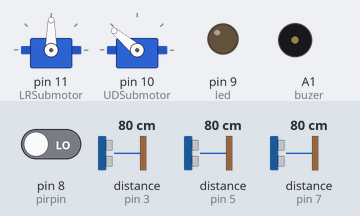
A sketch run on a simulated Arduino Uno, built with avr-gcc and run on an emulated ATmega328P. Parts: 2 × servo, output pins drawn as LEDs (lit = HIGH), buzzer (waves = sounding). Wiring (inferred from the names in the program): 3 × ultrasonic range finder: trigger pin 2, echo pin 3 / trigger pin 4, echo pin 5 / trigger pin 6, echo pin 7. Dashed ring = blinking. The inputs (shaded band) are chosen by the test bench; at power-on: distance to the obstacle (sensors on pin 3, pin 5, pin 7) 80 cm, pin 8 (pirpin) LOW. The echo pulse lasts 58.3 µs per cm; pins used as bus, display or sensor lines are not drawn; what the sketch prints to the serial monitor is not drawn.

Above: at 1.2 s.
1.3 s: distance to the obstacle (sensor on pin 3) set to 85 cm
4.3 s: pin 8 (pirpin) driven HIGH
At 4.52 s:
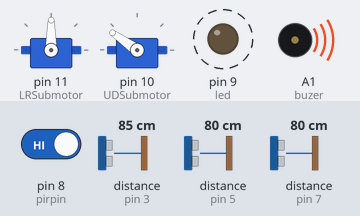
7.3 s: distance to the obstacle (sensor on pin 3) set to 2 cm
At 7.98 s:
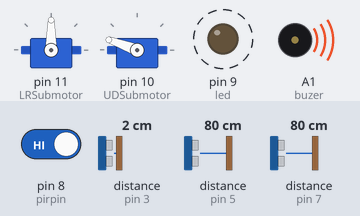
10.3 s: pin 8 (pirpin) driven LOW
At 11.4 s:
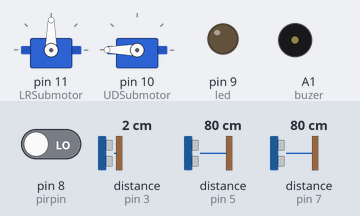
12.3 s: distance to the obstacle (sensor on pin 3) set to 97 cm
13.8 s: distance to the obstacle (sensor on pin 3) set to 105 cm
At 18.2 s:
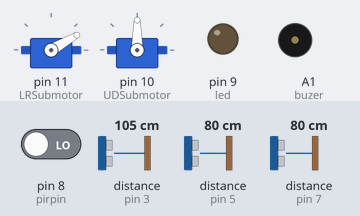
Timing chart, 0 to 19.3 s (numbered marks = the images above; inputs shaded):
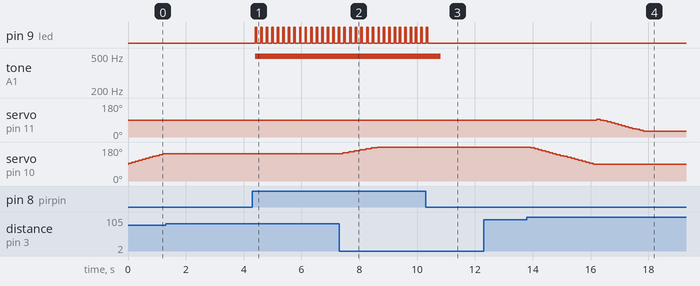

The sketch:

THREE_MOTION_TRACKING__1_.ino
```cpp
#include <Servo.h>
#include <SoftwareSerial.h>
//HC-06 시리얼창에서 "line ending 없음" 설정할것

Servo LRSubmotor; // 좌우 서보모터
Servo UDSubmotor; // 상하 서보모터

const int Tx = 12;//전송 보내는핀
const int Rx = 13;//수신 받는핀
SoftwareSerial BtSerial(Tx,Rx);

const int trigPin_R = 6; // 오른쪽 초음파 센서 trigPin
const int echoPin_R = 7; // 오른쪽 초음파 센서 echoPin

const int trigPin_L = 4; // 왼쪽 초음파 센서 trigPin
const int echoPin_L = 5; // 왼쪽 초음파 센서 echoPin

const int trigPin_T = 2; // 위쪽 초음파 센서 trigPin
const int echoPin_T = 3; // 위쪽 초음파 센서 echoPin

const int pirpin = 8; // pir센서가 연결된 핀번호
const int led = 9; // led 핀
const int buzer = A1; // 부저핀

int posLR = 90; // 좌우 서보모터 각도 초기값
int posUD = 90; // 상하 서보모터 각도 초기값

const int threshold = 100; // 한계 거리
bool objectDetected = false; // 물체 감지 여부
const int smoothingSamples = 3; // 평균을 위한 샘플 수 3

float distances[3][smoothingSamples] = {0}; // 센서별 거리값 저장 [센서][시간]
int sampleIndex = 0; // 현재 샘플 인덱스

// 함수 선언
float measureDistance(int trigPin, int echoPin);
float averageDistance(float *values);
void followObject(float avgL, float avgR, float avgT);

void setup() {
  Serial.begin(9600);

  LRSubmotor.attach(11); // 좌우 서보모터 핀
  UDSubmotor.attach(10); // 상하 서보모터 핀

  LRSubmotor.write(posLR);
  UDSubmotor.write(posUD);

  pinMode(pirpin,INPUT);
  pinMode(led,OUTPUT);
  pinMode(buzer,OUTPUT);

  pinMode(trigPin_L, OUTPUT);
  pinMode(echoPin_L, INPUT);

  pinMode(trigPin_R, OUTPUT);
  pinMode(echoPin_R, INPUT);

  pinMode(trigPin_T, OUTPUT);
  pinMode(echoPin_T, INPUT);

  Serial.begin(9600);
  BtSerial.begin(9600);
}

void loop() {
  // 초음파 거리 측정 및 저장
  distances[0][sampleIndex] = measureDistance(trigPin_L, echoPin_L); // Left
  distances[1][sampleIndex] = measureDistance(trigPin_R, echoPin_R); // Right
  distances[2][sampleIndex] = measureDistance(trigPin_T, echoPin_T); // Top

  // 샘플 인덱스 갱신
  sampleIndex = (sampleIndex + 1) % smoothingSamples;

  // 평균값 계산
  float avgL = averageDistance(distances[0]);
  float avgR = averageDistance(distances[1]);
  float avgT = averageDistance(distances[2]);

  Serial.print("Avg Left: "); Serial.print(avgL); Serial.print(" cm, ");
  Serial.print("Avg Right: "); Serial.print(avgR); Serial.print(" cm, ");
  Serial.print("Avg Top: "); Serial.println(avgT);

  // 물체의 위치를 기준으로 모터 제어
  followObject(avgL, avgR, avgT);

  motion_tracking(); // pir센서로 동작 추적

  delay(100); // 물체 추적 속도 조절
}

float measureDistance(int trigPin, int echoPin) {
  digitalWrite(trigPin, LOW);
  delayMicroseconds(2);
  digitalWrite(trigPin, HIGH);
  delayMicroseconds(10);
  digitalWrite(trigPin, LOW);

  long duration = pulseIn(echoPin, HIGH);
  float distance = (duration * 0.034) / 2; // cm 단위 계산
  return distance > 400 ? 400 : distance; // 최대 거리 제한
}

float averageDistance(float *values) {
  float sum = 0;
  for (int i = 0; i < smoothingSamples; i++) {
    sum += values[i];
  }
  return sum / smoothingSamples;
}

void followObject(float avgL, float avgR, float avgT) {
  // 거리 비교를 위한 변수
  float minDistance = min(avgL, min(avgR, avgT));

  // 물체 탐지 여부 갱신
  objectDetected = (minDistance < threshold);

  if (minDistance == avgT && avgT < threshold) {
    // 위쪽으로 이동
    if (posUD < 180) {
      posUD += 5; // 한 번에 작은 각도로 이동
      UDSubmotor.write(posUD);
      Serial.println("Moving Up");
    }
  } else if (avgT > threshold) {
    // 위쪽에서 아래로 복귀
    if (posUD > 90) {
      posUD -= 5;
      UDSubmotor.write(posUD);
      Serial.println("Returning Down");
    } else {
      // 아래로 복귀 후 좌우 이동
      if (minDistance == avgL && avgL < threshold) {
        if (posLR > 30) posLR -= 5;
        LRSubmotor.write(posLR);
        Serial.println("Moving Left");
      } else if (minDistance == avgR && avgR< threshold) {
        if (posLR < 150) posLR += 5;
        LRSubmotor.write(posLR);
        Serial.println("Moving Right");
      }
    }
  }
}

void motion_tracking(){
  int motion = digitalRead(pirpin); //PIR 센서 감지
  if (motion == HIGH) {  // 움직임이 감지되면
    Serial.print("동작이 감지되었습니다.");
    //BtSerial.write("방범 장치에 사람이 감지되었습니다!");
    buzer_led();
    //delay(50);
  }
}

void buzer_led(){
  digitalWrite(led, HIGH); // LED 켜기
  tone(buzer, 494, 500);
  digitalWrite(buzer, HIGH); // 부저 켜기
  delay(50); // 1초 동안 켜짐
  digitalWrite(led, LOW); // LED 끄기
  //digitalWrite(buzer, LOW); // 부저 끄기
}
```

Measured:
- the behaviour switches between 101 and 102 cm on distance to the obstacle (sensor on pin 3) (found by bisection; images 3 and 4)
- after the input at 1.3 s, servo on pin 10 (UDSubmotor): stays 145° (without the input it goes to 150° after 0.03 s)
- after the input at 4.3 s, pin 9 (led): alternates HIGH for 0.05 s and LOW for 0.14 s, starting after 0.10 s; tone on A1 (buzer): silent → 494 Hz after 0.10 s
- after the input at 7.3 s, servo on pin 10 (UDSubmotor): moves from 145° to 180° over 1.2 s, starting after 0.13 s
- after the input at 10.3 s, pin 9 (led): goes on until 10.4 s, then stays LOW; tone on A1 (buzer): 494 Hz → silent after 0.51 s
- after the input at 12.3 s, every drawn part: stays the same
- after the input at 13.8 s, servo on pin 11 (LRSubmotor): 90° → 95° after 2.4 s, → 90° 0.12 s later, → 85° 0.12 s later, → 80° 0.12 s later, … (14 changes in this stretch); servo on pin 10 (UDSubmotor): moves from 180° to 90° over 2.2 s, starting after 0.13 s
